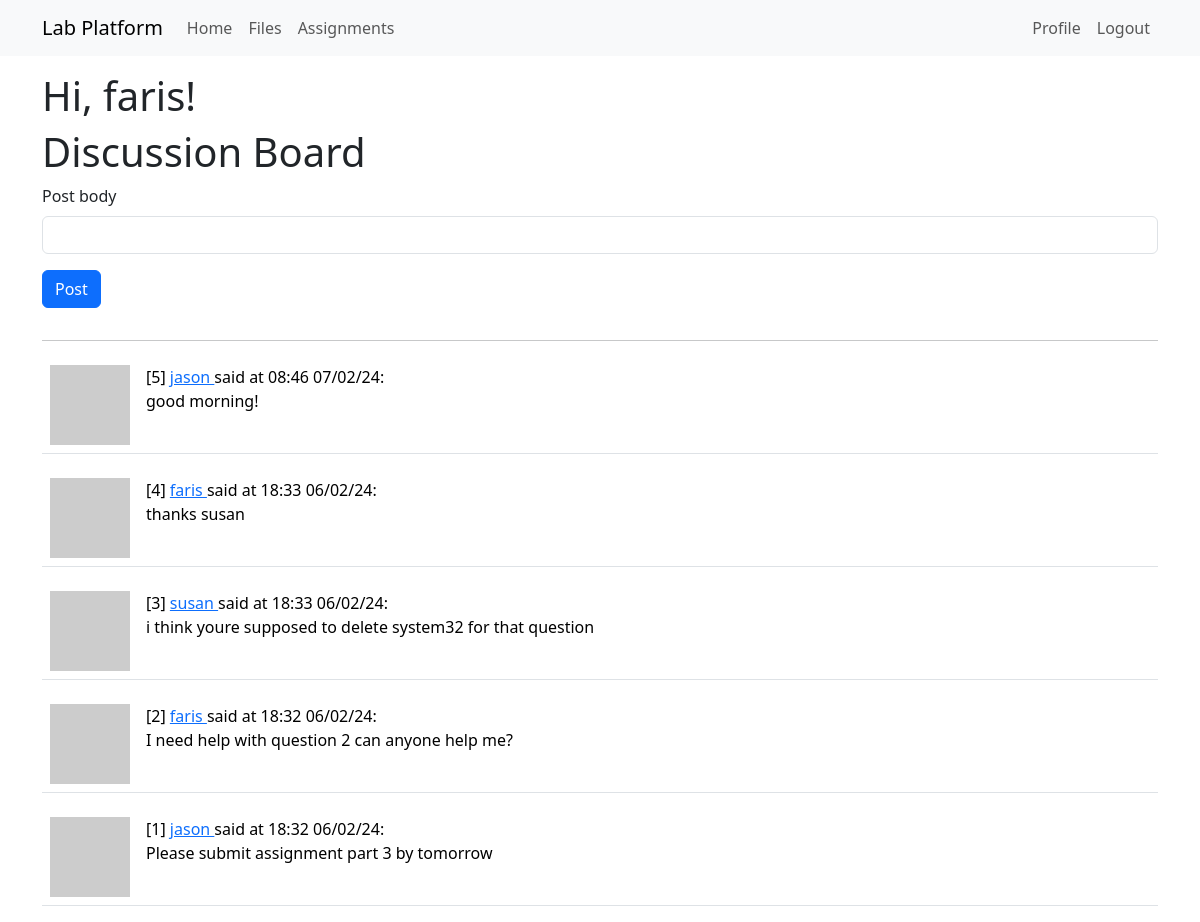
Before: /index (signed in) with the older database file.
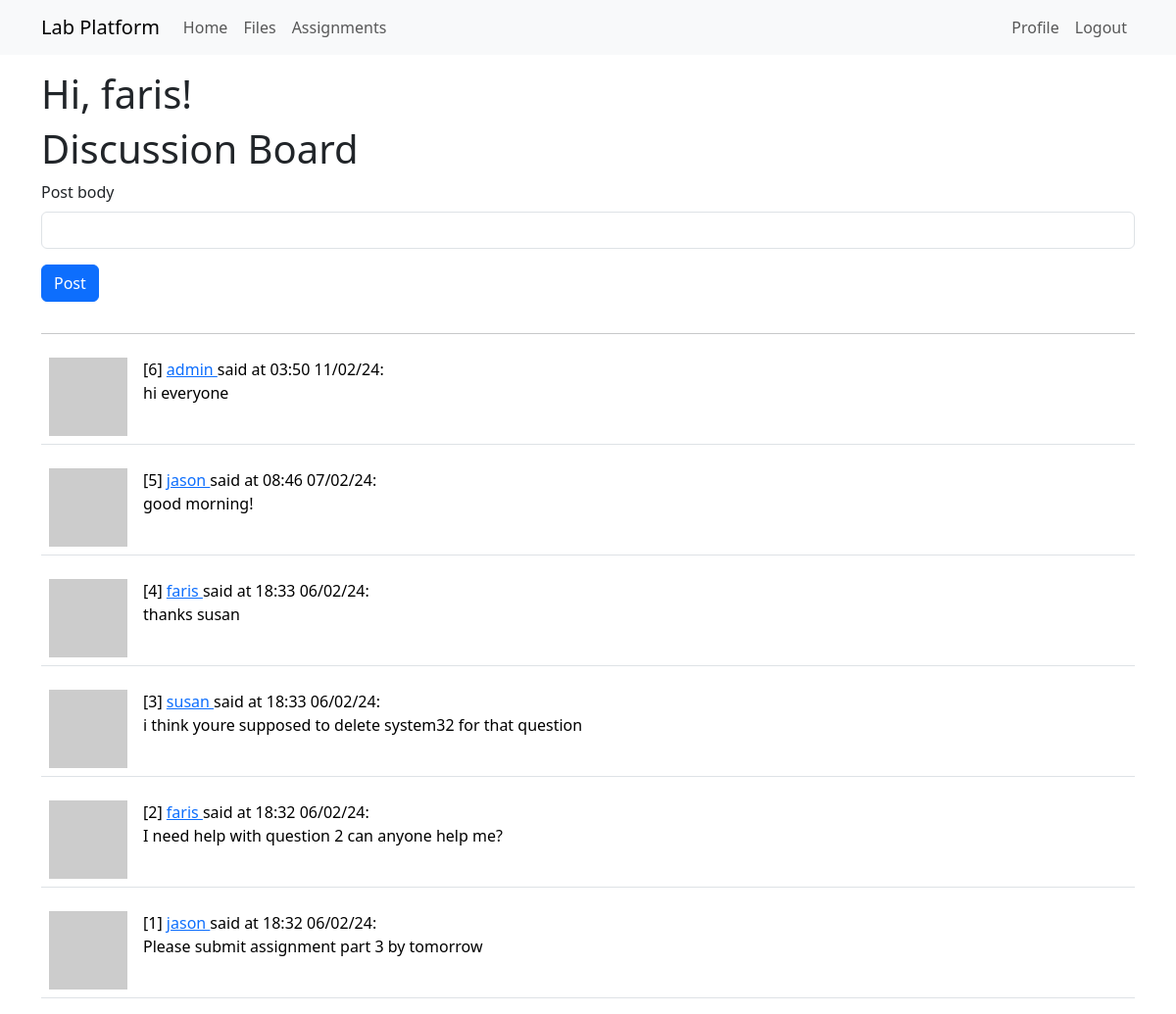
After: the same page with the newer database file.
### app/models.py (models this page shows, shortened)
class Post(db.Model):
    id: so.Mapped[int] = so.mapped_column(primary_key=True)
    body: so.Mapped[str] = so.mapped_column(sa.String(140))
    timestamp: so.Mapped[datetime] = so.mapped_column(
        index=True, default=lambda: datetime.now(timezone.utc))
    user_id: so.Mapped[int] = so.mapped_column(sa.ForeignKey(User.id),
                                               index=True)
    author: so.Mapped[User] = so.relationship(back_populates='posts')
    def get_ftime(self):
        return self.timestamp.strftime("%H:%M %d/%m/%y")

class User(UserMixin, db.Model):
    id: so.Mapped[int] = so.mapped_column(primary_key=True)
    username: so.Mapped[str] = so.mapped_column(sa.String(64), index=True,
                                                unique=True)
    email: so.Mapped[str] = so.mapped_column(sa.String(120), index=True,
                                             unique=True)
    password_hash: so.Mapped[Optional[str]] = so.mapped_column(sa.String(256))
    posts: so.WriteOnlyMapped['Post'] = so.relationship(
        back_populates='author')
    files: so.WriteOnlyMapped['File'] = so.relationship(
        back_populates='uploader')
    role: so.Mapped[int] = so.mapped_column(sa.Integer, default=-1, index=True, unique=False)
    assignments: so.WriteOnlyMapped['Assignment'] = so.relationship(
        back_populates='asmtauthor')
    submissions: so.WriteOnlyMapped['Submission'] = so.relationship(
        back_populates='submitter')
    def avatar(self, size):
        digest = md5(self.email.lower().encode('utf-8')).hexdigest()
        return f'https://www.gravatar.com/avatar/{digest}?d=identicon&s={size}'
    def is_admin(self):
        return self.role == 0

### app/routes.py (the view)
@app.route('/index', methods=['GET', 'POST'])
@login_required
def index():
    form = PostForm()
    if form.validate_on_submit():
        post = Post(body=form.body.data, user_id=current_user.id,)
        db.session.add(post)
        db.session.commit()
        flash('Posted!')
        return redirect(url_for('index'))
    return render_template('index.html',
                            title='Discussion Board',
                                posts= db.session.scalars(sa.select(Post).order_by(sa.desc(Post.timestamp))).all(),
                                form = form)

### app/forms.py
class PostForm(FlaskForm):
    body = StringField('Post body', validators=[DataRequired()])
    submit = SubmitField('Post')

### app/models.py (called while the page is built)
@login.user_loader
def load_user(id):
    return db.session.get(User, int(id))

### app/templates/index.html
{% extends "base.html" %}
{% import 'bootstrap_wtf.html' as wtf %}
{% block content %}
    <h1>Hi, {{ current_user.username }}!</h1>
    <h1>Discussion Board</h1>
    {{ wtf.quick_form(form) }}
    <hr>
    {% for post in posts %}
        {% include '_post.html' %}
    {% endfor %}
{% endblock %}

### app/templates/_post.html
<table class="table table-hover">
    <tr>
        <td width="70px">
            <a href="{{ url_for('user', username=post.author.username) }}">
                <img src="{{ post.author.avatar(70) }}" />
            </a>
        </td>
        <td>
            [{{ post.id }}]
            <a href="{{ url_for('user', username=post.author.username) }}">
                {{ post.author.username }}
            </a>
            said at {{ post.get_ftime() }}:
            <br>
            {{ post.body }}
        </td>
    </tr>
</table>

Changed rows visible on the page:
added Post: id "6", author.username "admin", get_ftime "03:50 11/02/24", body "hi everyone"
